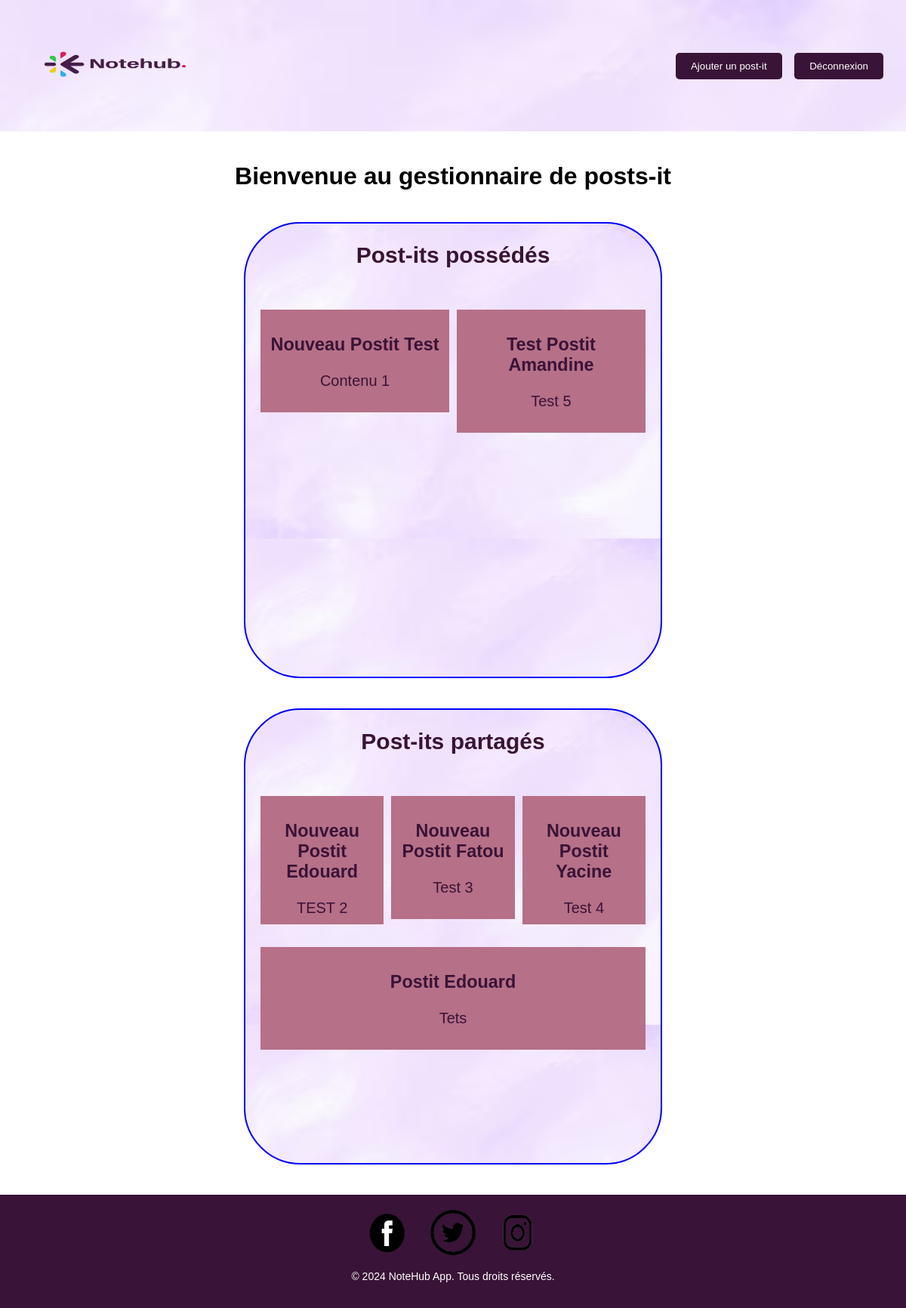
/vue/AccueilVue.php (signed in), run on an earlier commit of the app's database.
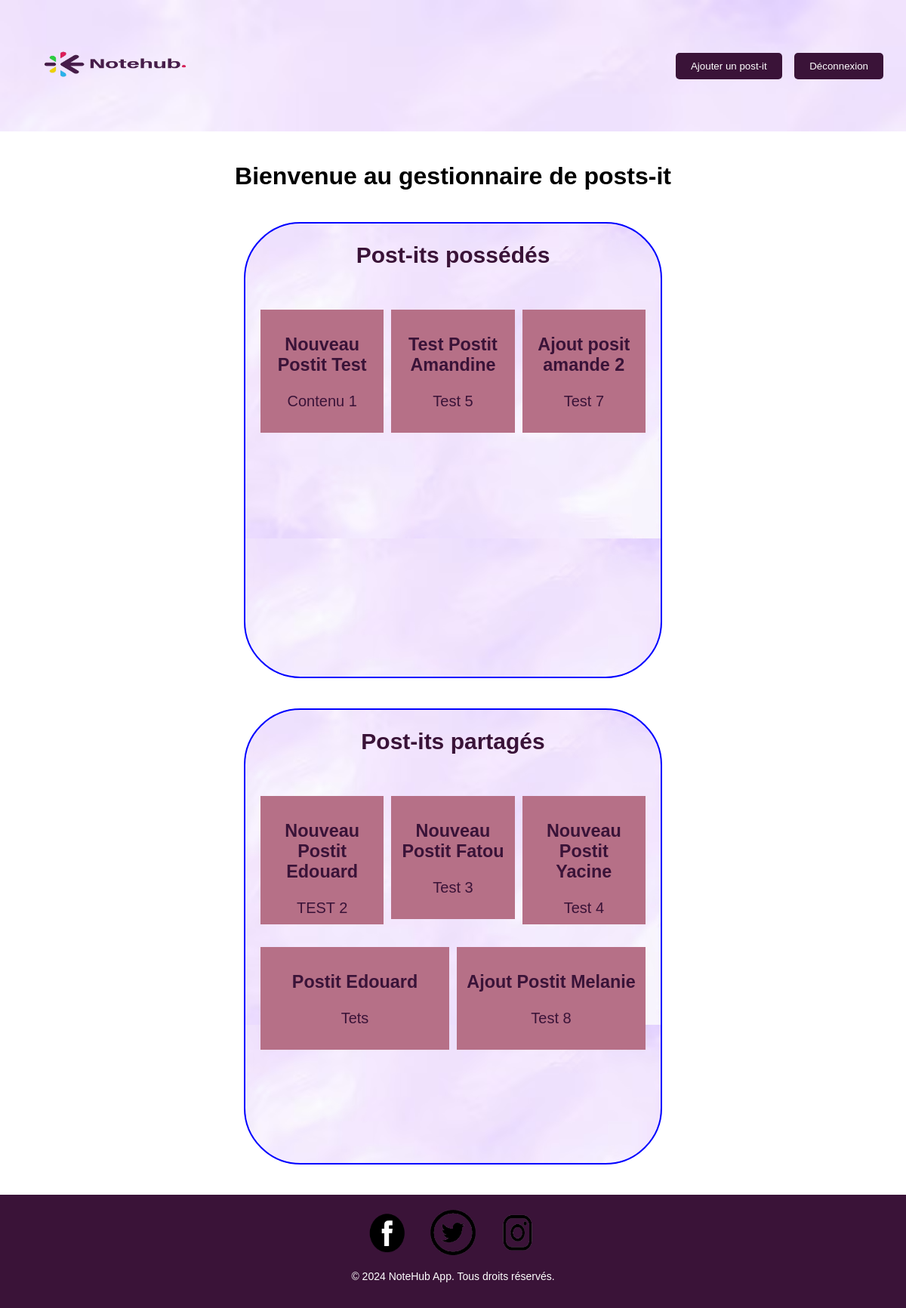
And on a later commit of the database.
### tables this page shows
CREATE TABLE POSTIT (
    IDPOSTIT INTEGER PRIMARY KEY AUTOINCREMENT,
    DATEDECREATION TEXT NOT NULL,
    TITRE TEXT NOT NULL,
    PSEUDO TEXT NOT NULL,
    LIBELLE TEXT NOT NULL,
    IDUSER INTEGER,
    FOREIGN KEY (IDUSER) REFERENCES USER(IDUSER)
);

### modele/PostitModel.php (called while the page is built, shortened)
<?php
class PostitModel {
    private $db;
    public function __construct() {
        $this->db = new PDO('sqlite:C:/laragon/www/ProjetTER/src/bdd/scrip.sqlite');
    }
    public function getUserPostits($userId) {
        $sql = "SELECT p.* FROM POSTIT p
                WHERE p.IDUSER = :userId";
        $stmt = $this->db->prepare($sql);
        $stmt->bindParam(':userId', $userId, PDO::PARAM_INT);
        $stmt->execute();
        return $stmt->fetchAll(PDO::FETCH_ASSOC);
    }
    public function getSharedPostits($userId) {
        $sql = "SELECT p.* FROM POSTIT p
                INNER JOIN Partage pa ON p.IDPOSTIT = pa.IDPOSTIT
                WHERE pa.IDUSER = :userId";
        $stmt = $this->db->prepare($sql);
        $stmt->bindParam(':userId', $userId);
        $stmt->execute();
        return $stmt->fetchAll(PDO::FETCH_ASSOC);
    }
}
?>

### vue/AccueilVue.php (the view, shortened to what this page needs)
<?php
require_once __DIR__ . '/../modele/PostitModel.php';
$postitModel = new PostitModel();
$allUserPostits = isset($_SESSION['userId']) ? $postitModel->getUserPostits($_SESSION['userId']) : [];
$sharedPostits = isset($_SESSION['userId']) ? $postitModel->getSharedPostits($_SESSION['userId']) : [];
?>
<!DOCTYPE html>
<html lang="en">
<head>
    <link rel="stylesheet" href="styles/accueil.css">
</head>
<body>
    <header>
        <div class="header-container">
            <div class="logo">
                <img src="images/logosite.png" alt="logo">
            </div>
            <nav>
                <button id="ajouterPostItBtn">Ajouter un post-it</button>
                <button id="logoutBtn">Déconnexion</button>
            </nav>
        </div>
    </header>
    <div class="container">
        <h1>Bienvenue au gestionnaire de posts-it</h1>
        <div class="post-it-wrapper">
            <h2>Post-its possédés</h2>
            <div class="post-it-container" id="post-it-container-owned">
            <div class="post-it-container" id="post-it-container-owned">
    <?php foreach ($allUserPostits as $postit): ?>
        <div class="post-it">
            <h3><?php echo htmlspecialchars($postit['TITRE'], ENT_QUOTES, 'UTF-8'); ?></h3>
            <p><?php echo nl2br(htmlspecialchars($postit['LIBELLE'], ENT_QUOTES, 'UTF-8')); ?></p>
        </div>
    <?php endforeach; ?>
</div>
            </div>
        </div>
        <div class="post-it-wrapper">
            <h2>Post-its partagés</h2>
            <div class="post-it-container" id="post-it-container-shared">
            <div class="post-it-container" id="post-it-container-shared">
    <?php foreach ($sharedPostits as $postit): ?>
        <div class="post-it">
            <h3><?php echo htmlspecialchars($postit['TITRE'], ENT_QUOTES, 'UTF-8'); ?></h3>
            <p><?php echo nl2br(htmlspecialchars($postit['LIBELLE'], ENT_QUOTES, 'UTF-8')); ?></p>
        </div>
    <?php endforeach; ?>
</div>
            </div>
        </div>
    </div>
    <footer>
        <div class="social-icons">
            <a href="#"><img src="images/facebook.png" alt="Facebook"></a>
            <a href="#"><img src="images/twitter.png" alt="Twitter"></a>
            <a href="#"><img src="images/instagram.png" alt="Instagram"></a>
        </div>
        <p>&copy; 2024 NoteHub App. Tous droits réservés.</p>
    </footer>
</body>
</html>

### vue/styles/accueil.css (style rules this page uses)
body { font-family: Arial, sans-serif; margin: 0; padding: 0; }
.header-container { display: flex; justify-content: space-between; align-items: center; padding: 10px 30px; background-size: cover; background-image: url('fondd.png'); }
.logo img { width: 250px; height: 150px; }
nav button { background-color: #3a1338; color: #fff; border: none; padding: 10px 20px; margin-left: 12px; cursor: pointer; }
.container { text-align: center; padding: 20px; }
.post-it-wrapper { display: inline-block; margin: 20px; vertical-align: top; color: #3a1338; font-size: 20px; background-image: url('fondd.png'); height: 600px; width: 550px; border: 2px solid blue; border-radius: 75px; }
.post-it-container { display: flex; flex-wrap: wrap; justify-content: center; }
.post-it { background-color: #b67087; width: 200px; padding: 10px; margin: 10px; }
body { font-family: Arial, sans-serif; text-align: center; }
button { padding: 10px 20px; background-color: #f5e1ef; color: #0000ff; border: none; border-radius: 5px; cursor: pointer; transition: background-color 0.3s ease; }
footer { background-color: #3a1338; color: #fff; padding: 20px; text-align: center; }
.social-icons { margin-bottom: 20px; }
.social-icons a { margin: 0 10px; }
.social-icons img { width: 60px; height: 60px; vertical-align: middle; }
footer p { font-size: 14px; }
.post-it-container { display: flex; flex-wrap: wrap; gap: 10px; padding: 10px; align-items: flex-start; justify-content: space-around; max-height: 500px; overflow-y: auto; }
.post-it { width: 100%; margin: 10px 0; height: auto; max-height: 150px; overflow: hidden; }
@media (min-width: 1200px) { .post-it { flex: 1 1 calc(25% - 20px); } }

What changed in the data, as far as the page shows it:
added postit: TITRE "Ajout posit amande 2", LIBELLE "Test 7", shown under "Post-its possédés"
added postit: TITRE "Ajout Postit Melanie", LIBELLE "Test 8", shown under "Post-its partagés"
